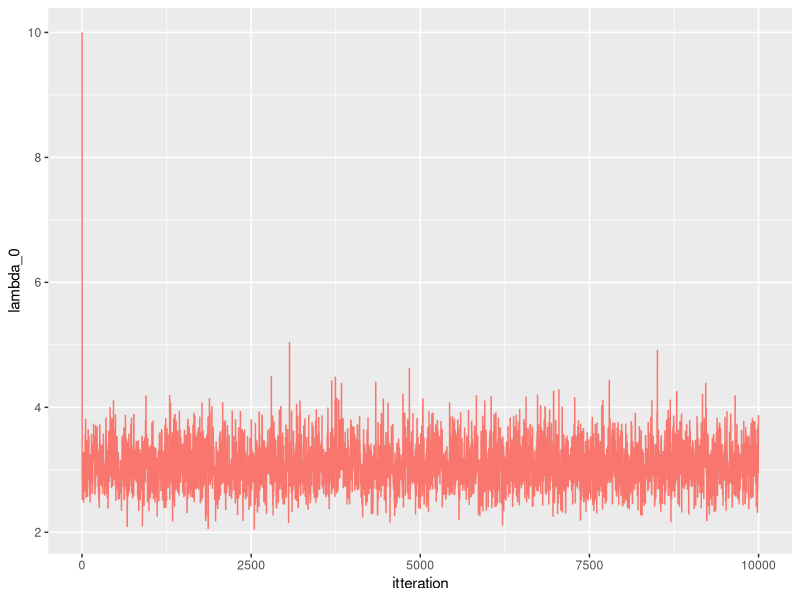

The R script that drew this image: (Note: this script raises an error after producing the figure.)
#MH block

library(boot)
library(data.table)
library(tidyr)
library(ggplot2)
library(gridExtra)

data <- as.data.table(coal)
data[, event:= 1]
data[, cum_event := cumsum(event)]
data[, date := date- 1851]


f_target_1 <- function(lambda_0, lambda_1, t, t_0, t_2, beta, y_0, y_1){
  if(t<t_0){
    return (0)
  }
  if(t> t_2){
    return (0)
  }
  return(exp(-lambda_0*(t-t_0) - lambda_1*(t_2-t)- (1/beta)*(lambda_0 + lambda_1))*lambda_0^{y_0+ 1}*lambda_1^{y_1+1})
}

f_prop_1 <- function(lambda_0, lambda_1, t_given, t_cur, t_0, t_2, beta, y_0, y_1, sigma_t){
  if(t<t_0){
    retval <- 0
  }
  if(t> t_2){
   retval <- 0
  }
  retval <- (dgamma(lambda_0, (y_0 +2), scale= (1/(t_cur - t_0 + 1/beta)))*
    dgamma(lambda_1, (y_1 +2), scale= (1/(t_2 - t_cur + 1/beta)))*
    dnorm(t, t_given,sigma_t))
  return(retval)
}

f_target_2 <- function(lambda_0, lambda_1, beta, t_0, t_2, t, y_0, y_1){
  if(beta<0){
    return (0)
  }
  
  return(exp(-lambda_0*(t-t_0) - lambda_1*(t_2-t)- (1/beta)*
               (lambda_0 + lambda_1+1))*lambda_0^{y_0+ 1}*
           lambda_1^{y_1+1}*(1/beta^5))
}

f_prop_2 <- function(lambda_0, lambda_1, t, t_0, t_2, beta_cur, beta_given, y_0, y_1, sigma_beta){
    retval <- dgamma(lambda_0, (y_0 +2), scale= (1/(t - t_0 + 1/beta_cur)))*
        dgamma(lambda_1, (y_1+2), scale= (1/(t_2 - t + 1/beta_cur)))*
        dnorm(beta_cur, beta_given, sigma_beta)

  return (retval)
}

MH_alg <- function(n,data, t_0,t_2, t, lambda_0,lambda_1, beta, sigma_t, sigma_beta){
  
  
  y_0 = sum(data[date <t]$event)
  y_1 = sum(data[date>= t]$event)
  
  results <- matrix(nrow = n, ncol = 5)
  results[1, 1:5] <- c(t, lambda_0, lambda_1, beta, 1)
  for(i in 2:(n)){
    print(i)
    if(i %% 2 == 0){
      beta <- results[i-1, 4]
      
      t_old <- results[i-1, 1]
      
      t_new <- rnorm(1, t_old, sigma_t)
      if(t_new <t_0 | t_new > t_2){
        results[i,1:5] <- c(t_old, lambda_0_old, lambda_1_old, beta, 0)
      }else{
     
        y_0_old = sum(data[date <t_old]$event)
        y_1_old = sum(data[date>= t_old]$event)
        y_0_n = sum(data[date <t_new]$event)
        y_1_n = sum(data[date>= t_new]$event)
        
        #gibbs step
        lambda_0_old <- results[i-1, 2]
        lambda_1_old <- results[i-1, 3]
        lambda_0 <- rgamma(1, (y_0 +2), scale= (1/(t_new - t_0 + 1/beta)))
        lambda_1 <- rgamma(1, (y_1+2), scale=(1/(t_2 - t_new + 1/beta)))
        
        target_ratio <-  f_target_1(lambda_0, lambda_1, t_new, t_0, t_2, beta, y_0_n, y_1_n)/
          f_target_1(lambda_0_old, lambda_1_old, t_old, t_0, t_2, beta, y_0_old, y_1_old)
        
        prop_ratio <- f_prop_1(lambda_0_old, lambda_1_old, t_cur = t_old, t_given = t_new,  t_0, t_2, beta, y_0_old, y_1_old, sigma_t = sigma_t)/
          f_prop_1(lambda_0, lambda_1, t_new, t_given = t_old, t_0, t_2, beta, y_0, y_1, sigma_t = sigma_t)
        
        a <- target_ratio*prop_ratio
        a <- min(1, a)
        
        u <- runif(1)
        
        if (u< a){
          results[i, 1:5] <- c(t_new, lambda_0, lambda_1, beta, a)
        } else{
          results[i,1:5] <- c(t_old, lambda_0_old, lambda_1_old, beta, a)
        }
      }
    }
    else{
      t <- results[i-1, 1]
      t
      beta_old <- results[i-1, 4]
      
      beta_new <-  rgamma(1, 6, scale = 1/(lambda_0 + lambda_1 + 1)) 
      
      
      y_0 = sum(data[date <results[i-1,1]]$event)
      y_1 = sum(data[date>= results[i-1,1]]$event)
      if(beta_new< 0){
        results[i,1:5] <- c(t, lambda_0_old, lambda_1_old, beta_old, 0)
      }else {
        
        
        lambda_0_n <- rgamma(1, (y_0 + 2), scale= (1/(t_old - t_0 + 1/beta_new)))
        lambda_1_n <- rgamma(1, (y_1 + 2), scale=(1/(t_2 - t_old + 1/beta_new)))
        lambda_0_n
        lambda_1_n
        
        
        lambda_0_old <- results[i-1, 2]
        lambda_1_old <- results[i-1, 3]
        
        target_ratio <-  f_target_2(lambda_0, lambda_1, beta_new, t_0, t_2, t, y_0, y_1)/
          f_target_2(lambda_0_old, lambda_1_old, beta_old, t_0, t_2, t, y_0, y_1)
        
        
        
        prop_ratio <- f_prop_2(lambda_0_old, lambda_1_old, beta_cur = beta_old, beta_given = beta_new, t = t, t_0 = t_0, t_2 = t_2, y_0, y_1, sigma_beta = sigma_beta)/
          f_prop_2(lambda_0, lambda_1, beta_cur = beta_new, beta_given = beta_old, t_0 = t_0, t_2 = t_2, t = t, y_0, y_1, sigma_beta = sigma_beta)
        
        
        a <- min(1, target_ratio*prop_ratio)
        u <- runif(1)
        if (u< a){
          results[i, 1:5] <- c(t, lambda_0, lambda_1, beta_new, a)
        } else{
          results[i,1:5] <- c(t, lambda_0_old, lambda_1_old, beta_old, a)
        }
      }
    }
  }
  return (results)
}




t =45

lambda_0 <- 10
lambda_1 <-  5
beta = 3

n = 10000
t_0 = 0
t_2 = 112 #maybe should be 1963? 
sigma_t = 3
sigma_beta = 0.3

sim_MH <- MH_alg(n,data, t_0, t_2, t, lambda_0,lambda_1, beta, sigma_t = sigma_t, sigma_beta = sigma_beta)

sim_MH <- as.data.table(sim_MH)

setnames(sim_MH, c("t", "lambda_0", "lambda_1", "beta", "a"))

sim_MH[, itteration := seq(1:n)]
sim_MH



q <- ggplot(data = sim_MH, aes(x = itteration) )
q <- q + geom_line(aes(y = lambda_0, colour = "lambda_0"))
q <- q +  theme(legend.position = "none")
q <- q + ylab(unname(TeX(c("$\\lambda_0$"))))
q <- q + xlab("Iteration")
q <- q + ggtitle(unname(TeX(c("Traceplot for $\\lambda_0$"))))
q

ggsave(
  "block_sim_lambda0.pdf",
  path = "C:\\Users\\sara_\\OneDrive\\Documents\\NTNU\\10.Semester\\Beregningskrevende\\Prosjekt1\\Berregningskrevende_2\\Images",
  width = 17,
  height = 10,
  units = "cm"
)


q <- ggplot(data = sim_MH, aes(x = itteration) )
q <- q + geom_line(aes(y = lambda_1, colour = "lambda_1"))
q <- q +  theme(legend.position = "none")
q <- q + ylab(unname(TeX(c("$\\lambda_1$"))))
q <- q + xlab("Iteration")
q <- q + ggtitle(unname(TeX(c("Traceplot for $\\lambda_1$"))))
q

ggsave(
  "block_sim_lambda1.pdf",
  path = "C:\\Users\\sara_\\OneDrive\\Documents\\NTNU\\10.Semester\\Beregningskrevende\\Prosjekt1\\Berregningskrevende_2\\Images",
  width = 17,
  height = 10,
  units = "cm"
)


q <- ggplot(data = sim_MH, aes(x = itteration) )
q <- q + geom_line(aes(y = beta, colour = "beta"))
q <- q +  theme(legend.position = "none")
q <- q + ylab(unname(TeX(c("$\\beta$"))))
q <- q + xlab("Iteration")
q <- q + ggtitle(unname(TeX(c("Traceplot for $\\beta$"))))
q

ggsave(
  "block_sim_beta.pdf",
  path = "C:\\Users\\sara_\\OneDrive\\Documents\\NTNU\\10.Semester\\Beregningskrevende\\Prosjekt1\\Berregningskrevende_2\\Images",
  width = 17,
  height = 10,
  units = "cm"
)

q <- ggplot(data = sim_MH, aes(x = itteration) )
q <- q + geom_line(aes(y = t, colour = "t"))
q <- q + ylab("t")
q <- q + xlab("Iteration")
q <- q + ggtitle(unname(TeX(c("Traceplot for t"))))
q

ggsave(
  "block_sim_t.pdf",
  path = "C:\\Users\\sara_\\OneDrive\\Documents\\NTNU\\10.Semester\\Beregningskrevende\\Prosjekt1\\Berregningskrevende_2\\Images",
  width = 17,
  height = 10,
  units = "cm"
)



#grid.arrange(q1,q2,q3,q4, ncol = 2)

#only beta has a burn in period! kind of

summary(sim_MH)
3*41 + 0.92*(112-41)

burnin <- 5000

sim_t <- sim_MH$t[burnin:n]

acf(sim_t)
